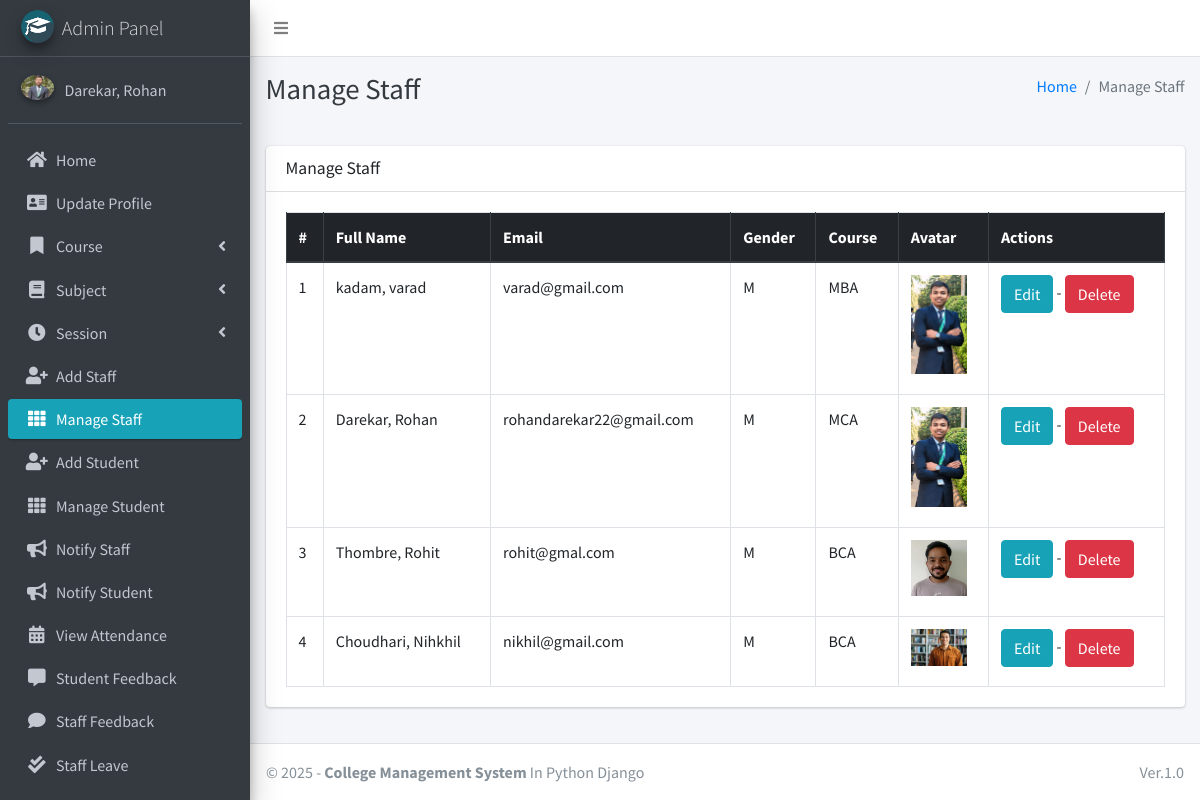
Page /staff/manage/ (signed in) on the committed database.
### main_app/models.py (models this page shows, shortened)
class CustomUser(AbstractUser):
    USER_TYPE = ((1, "HOD"), (2, "Staff"), (3, "Student"))
    GENDER = [("M", "Male"), ("F", "Female")]
    username = None  # Removed username, using email instead
    email = models.EmailField(unique=True)
    user_type = models.CharField(default=1, choices=USER_TYPE, max_length=1)
    gender = models.CharField(max_length=1, choices=GENDER)
    profile_pic = models.ImageField()
    address = models.TextField()
    fcm_token = models.TextField(default="")  # For firebase notifications
    created_at = models.DateTimeField(auto_now_add=True)
    updated_at = models.DateTimeField(auto_now=True)
    USERNAME_FIELD = "email"
    REQUIRED_FIELDS = []
    objects = CustomUserManager()
    def __str__(self):
        return self.last_name + ", " + self.first_name

class Staff(models.Model):
    course = models.ForeignKey(Course, on_delete=models.DO_NOTHING, null=True, blank=False)
    admin = models.OneToOneField(CustomUser, on_delete=models.CASCADE)

class Course(models.Model):
    name = models.CharField(max_length=120)
    created_at = models.DateTimeField(auto_now_add=True)
    updated_at = models.DateTimeField(auto_now=True)

### main_app/hod_views.py (the view)
# urls.py: path("staff/manage/", hod_views.manage_staff, name='manage_staff'),
def manage_staff(request):
    allStaff = CustomUser.objects.filter(user_type=2)
    context = {
        'allStaff': allStaff,
        'page_title': 'Manage Staff'
    }
    return render(request, "hod_template/manage_staff.html", context)

### main_app/templates/hod_template/manage_staff.html
{% extends 'main_app/base.html' %}
{% load static %}
{% block page_title %}{{page_title}}{% endblock page_title %}
{% block content %}
<section class="content">
    <div class="container-fluid">
        <div class="row">
            <div class="col-md-12">
                <div class="card">
                    <div class="card-header">
                        <h3 class="card-title">{{page_title}}</h3>
                    </div>
                    <div class="card-body">
                        <table id="example2" class="table table-bordered table-hover">
                            <thead class="thead-dark">
                                <tr>
                                    <th>#</th>
                                    <th>Full Name</th>
                                    <th>Email</th>
                                    <th>Gender</th>
                                    <th>Course</th>
                                    <th>Avatar</th>
                                    <th>Actions</th>
                                </tr>
                            </thead>
                            <tbody>
                                {% for staff in allStaff %}
                                <tr>
                                    <td>{{ forloop.counter }}</td>
                                    <td>{{staff.last_name}}, {{staff.first_name}}</td>
                                    <td>{{staff.email}}</td>
                                    <td>{{staff.gender}}</td>
                                    <td>{{staff.staff.course.name}}</td>
                                    <td>
                                        {% if staff.profile_pic == ""  %}
                                        No Image
                                        {% else %}
                                        <img class="img img-fluid mb-2" height="56" width="56"
                                            src="{{staff.profile_pic}}" alt="">
                                        {% endif %}
                                    </td>
                                    <td>
                                        <a href="{% url 'edit_staff' staff.staff.id %}" class="btn btn-info">Edit</a> -
                                        <a href="{% url 'delete_staff' staff.staff.id %}" class="btn btn-danger" onclick="return confirm('Are you sure about this ?')">Delete</a>
                                    </td>
                                </tr>
                                {% endfor %}
                            </tbody>
                        </table>
                    </div>
                </div>
            </div>
        </div>
    </div>
</section>
{% endblock content %}

### main_app/templates/main_app/sidebar_template.html (shortened to what this page needs)
{% load static %}
<aside class="main-sidebar sidebar-dark-info elevation-4">
    {% if request.user.user_type == '1' %}
    <a href="{% url 'admin_home' %}" class="brand-link">
        <img src="{% static 'dist/img/cmsl.png' %} " alt="AdminLTE Logo"
            class="brand-image img-circle elevation-3" >
        <span class="brand-text font-weight-light">Admin Panel</span>
    </a>
    <div class="sidebar">
        <div class="user-panel mt-3 pb-3 mb-3 d-flex">
            <div class="image">
                <img src="{{ request.user.profile_pic}}" class="img-circle elevation-2" alt="User Image">
            </div>
            <div class="info">
                <a href="#" class="d-block">{{user}}</a>
            </div>
        </div>
        <nav class="mt-2">
            <ul class="nav nav-pills nav-sidebar flex-column" data-widget="treeview" role="menu" data-accordion="false">
                <li class="nav-item">
                    {% url 'admin_home' as admin_home %}
                    <a href="{{admin_home}}" class="nav-link {% if admin_home == request.path %} active {% endif %}">
                        <i class="nav-icon fas fa-home"></i>
                        <p>
                            Home
                        </p>
                    </a>
                </li>
                <li class="nav-item">
                    {% url 'admin_view_profile' as admin_view_profile %}
                    <a href="{{admin_view_profile}}"
                        class="nav-link {% if admin_view_profile == request.path %} active {% endif %}">
                        <i class="nav-icon fas fa-address-card"></i>
                        <p>
                            Update Profile
                        </p>
                    </a>
                </li>
                <li class="nav-item has-treeview">
                    <a href="#" class="nav-link">
                        <i class="nav-icon fas fa-bookmark"></i>
                        <p>
                            Course
                            <i class="fas fa-angle-left right"></i>
                        </p>
                    </a>
                </li>
                <li class="nav-item has-treeview">
                    <a href="#" class="nav-link">
                        <i class="nav-icon fas fa-book"></i>
                        <p>
                            Subject
                            <i class="fas fa-angle-left right"></i>
                        </p>
                    </a>
                </li>
                <li class="nav-item has-treeview">
                    <a href="#" class="nav-link">
                        <i class="nav-icon fas fa-clock"></i>
                        <p>
                            Session
                            <i class="fas fa-angle-left right"></i>
                        </p>
                    </a>
                </li>
                <li class="nav-item">
                    {% url 'add_staff' as add_staff %}
                    <a href="{{add_staff}}" class="nav-link {% if add_staff == request.path %} active {% endif %}">
                        <i class="nav-icon fas fa-user-plus"></i>
                        <p>
                            Add Staff
                        </p>
                    </a>
                </li>
                <li class="nav-item">
                    {% url 'manage_staff' as manage_staff %}
                    {% url 'edit_staff' staff_id as edit_staff %}
                    <a href="{{manage_staff}}"
                        class="nav-link {% if manage_staff == request.path or request.path == edit_staff %} active {% endif %}">
                        <i class="nav-icon fas fa-th"></i>
                        <p>
                            Manage Staff
                        </p>
                    </a>
                </li>
                <li class="nav-item">
                    {% url 'add_student' as add_student%}
                    <a href="{{add_student}}" class="nav-link  {% if add_student == request.path %} active {% endif %}">
                        <i class="nav-icon fas fa-user-plus"></i>
                        <p>
                            Add Student
                        </p>
                    </a>
                </li>
                <li class="nav-item">
                    {% url 'manage_student' as manage_student %}
                    {% url 'edit_student' student_id as edit_student %}
                    <a href="{{manage_student}}"
                        class="nav-link  {% if edit_student == request.path or manage_student == request.path %} active {% endif %}">
                        <i class="nav-icon fas fa-th"></i>
                        <p>
                            Manage Student
                        </p>
                    </a>
                </li>
                <li class="nav-item">
                    {% url 'admin_notify_staff' as admin_notify_staff %}
                    <a href="{{admin_notify_staff}}"
                        class="nav-link {% if admin_notify_staff == request.path %} active {% endif %}">
                        <i class="nav-icon fas fa-bullhorn"></i>
                        <p>
                            Notify Staff
                        </p>
                    </a>
                </li>
                <li class="nav-item">
                    {% url 'admin_notify_student' as admin_notify_student %}
                    <a href="{{admin_notify_student}}"
                        class="nav-link {% if admin_notify_student == request.path %} active {% endif %}">
                        <i class="nav-icon fas fa-bullhorn"></i>
                        <p>
                            Notify Student
                        </p>
                    </a>
                </li>
                <li class="nav-item">
                    {% url 'admin_view_attendance' as admin_view_attendance %}
                <li class="nav-item">
                    <a href="{{admin_view_attendance}}"
                        class="nav-link  {% if admin_view_attendance == request.path %} active {% endif %}">
                        <i class="nav-icon fas fa-calendar-alt"></i>
                        <p>
                            View Attendance
                        </p>
                    </a>
                </li>
                <li class="nav-item">
                    {% url 'student_feedback_message' as student_feedback_message %}
                    <a href="{{ student_feedback_message }}"
                        class="nav-link  {% if student_feedback_message == request.path %} active {% endif %}">
                        <i class="nav-icon fas fa-comment-alt"></i>
                        <p>
                            Student Feedback
                        </p>
                    </a>
                </li>
                <li class="nav-item">
                    {% url 'staff_feedback_message' as staff_feedback_message %}
                    <a href="{{staff_feedback_message}}"
                        class="nav-link   {% if staff_feedback_message == request.path %} active {% endif %}">
                        <i class="nav-icon fas fa-comment"></i>
                        <p>
                            Staff Feedback
                        </p>
                    </a>
                </li>
                <li class="nav-item">
                    {% url 'view_staff_leave' as view_staff_leave %}
                    <a href="{{view_staff_leave}}"
                        class="nav-link  {% if view_staff_leave == request.path %} active {% endif %}">
                        <i class="nav-icon fas fa-check-double"></i>
                        <p>
                            Staff Leave
                        </p>
                    </a>
                </li>
                <li class="nav-item">
                    {% url 'view_student_leave' as view_student_leave %}
                    <a href="{% url 'view_student_leave' %}"
                        class="nav-link  {% if view_student_leave == request.path %} active {% endif %}">
                    </a>
                </li>
                                        {% endif %}
                                    </ul>
                                </nav>
                            </div>
</aside>

### rows in the picture
CustomUser: user.profile_pic (picture), last_name+first_name "Darekar, Rohan"
CustomUser: last_name "kadam", first_name "varad", email "varad@gmail.com", gender "M", staff.course.name "MBA", profile_pic (picture)
CustomUser: last_name "Darekar", first_name "Rohan", email "rohandarekar22@gmail.com", gender "M", staff.course.name "MCA", profile_pic (picture)
CustomUser: last_name "Thombre", first_name "Rohit", email "rohit@gmal.com", gender "M", staff.course.name "BCA", profile_pic (picture)
CustomUser: last_name "Choudhari", first_name "Nihkhil", email "nikhil@gmail.com", gender "M", staff.course.name "BCA", profile_pic (picture)

### other values in the picture
{{ page_title }} "Manage Staff"
